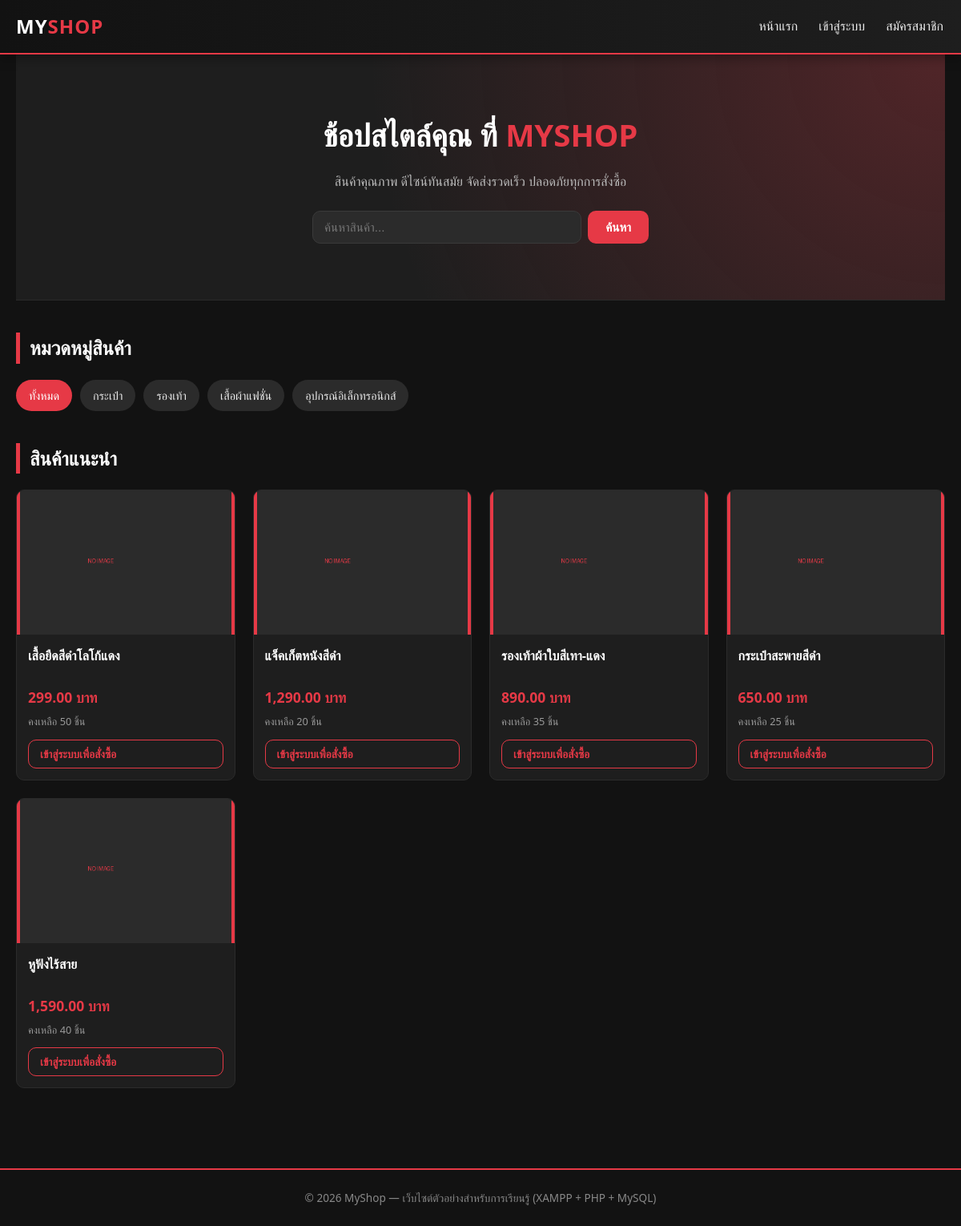
The page / on the database its author committed.
### tables this page shows
CREATE TABLE categories (
    id INT AUTO_INCREMENT PRIMARY KEY,
    name VARCHAR(100) NOT NULL,
    slug VARCHAR(100) NOT NULL UNIQUE
);

CREATE TABLE products (
    id INT AUTO_INCREMENT PRIMARY KEY,
    category_id INT DEFAULT NULL,
    name VARCHAR(150) NOT NULL,
    description TEXT,
    price DECIMAL(10,2) NOT NULL DEFAULT 0,
    stock INT NOT NULL DEFAULT 0,
    image VARCHAR(255) DEFAULT 'no-image.png',
    is_active TINYINT(1) NOT NULL DEFAULT 1,
    created_at TIMESTAMP DEFAULT CURRENT_TIMESTAMP,
    FOREIGN KEY (category_id) REFERENCES categories(id) ON DELETE SET NULL
);

### includes/functions.php (called while the page is built, shortened)
<?php
function clean($str) {
    return htmlspecialchars(trim($str ?? ''), ENT_QUOTES, 'UTF-8');
}
function is_logged_in() {
    return isset($_SESSION['user_id']);
}
function format_price($price) {
    return number_format((float)$price, 2) . ' บาท';
}

### index.php (the view, shortened to what this page needs)
<?php
require_once __DIR__ . '/includes/functions.php';
$pdo = getDB();
$cat = isset($_GET['cat']) ? (int)$_GET['cat'] : 0;
$search = trim($_GET['q'] ?? '');
$categories = $pdo->query('SELECT * FROM categories ORDER BY name')->fetchAll();
$sql = 'SELECT * FROM products WHERE is_active = 1';
$params = [];
$sql .= ' ORDER BY created_at DESC';
$stmt = $pdo->prepare($sql);
$stmt->execute($params);
$products = $stmt->fetchAll();
require __DIR__ . '/includes/header.php';
?>
<div class="hero">
    <h1>ช้อปสไตล์คุณ ที่ <span>MYSHOP</span></h1>
    <p>สินค้าคุณภาพ ดีไซน์ทันสมัย จัดส่งรวดเร็ว ปลอดภัยทุกการสั่งซื้อ</p>
    <form method="GET" style="max-width:420px;margin:0 auto;display:flex;gap:8px;">
        <input type="text" name="q" class="form-control" placeholder="ค้นหาสินค้า..." value="<?= clean($search) ?>">
        <button class="btn btn-primary">ค้นหา</button>
    </form>
</div>
<h2 class="section-title">หมวดหมู่สินค้า</h2>
<div class="chip-row">
    <a href="index.php" class="chip <?= $cat === 0 ? 'active' : '' ?>">ทั้งหมด</a>
    <?php foreach ($categories as $c): ?>
        <a href="index.php?cat=<?= (int)$c['id'] ?>" class="chip <?= $cat === (int)$c['id'] ? 'active' : '' ?>">
            <?= clean($c['name']) ?>
        </a>
    <?php endforeach; ?>
</div>
<h2 class="section-title">สินค้าแนะนำ</h2>
<div class="product-grid">
    <?php foreach ($products as $p): ?>
        <div class="product-card">
            <a href="product-detail.php?id=<?= (int)$p['id'] ?>">
                <img src="assets/img/<?= clean($p['image']) ?>" onerror="this.src='assets/img/no-image.png'" class="product-img" alt="<?= clean($p['name']) ?>">
            </a>
            <div class="product-info">
                <a href="product-detail.php?id=<?= (int)$p['id'] ?>"><h3><?= clean($p['name']) ?></h3></a>
                <div class="price"><?= format_price($p['price']) ?></div>
                <div class="stock-tag"><?= $p['stock'] > 0 ? 'คงเหลือ ' . (int)$p['stock'] . ' ชิ้น' : 'สินค้าหมด' ?></div>
                <?php if (is_logged_in()): ?>
                    <form class="add-to-cart-form" method="POST" action="cart-action.php">
                        <?= csrf_field() ?>
                        <input type="hidden" name="action" value="add">
                        <input type="hidden" name="product_id" value="<?= (int)$p['id'] ?>">
                        <button type="submit" class="btn btn-primary btn-sm btn-block" <?= $p['stock'] <= 0 ? 'disabled' : '' ?>>
                            <?= $p['stock'] <= 0 ? 'สินค้าหมด' : 'เพิ่มลงตะกร้า' ?>
                        </button>
                    </form>
                <?php else: ?>
                    <a href="login.php" class="btn btn-outline btn-sm btn-block">เข้าสู่ระบบเพื่อสั่งซื้อ</a>
                <?php endif; ?>
            </div>
        </div>
    <?php endforeach; ?>
</div>
<?php require __DIR__ . '/includes/footer.php'; ?>

### includes/header.php (shortened to what this page needs)
<!DOCTYPE html>
<html lang="th">
<head>
<link rel="stylesheet" href="<?= isset($asset_prefix) ? $asset_prefix : '' ?>assets/css/style.css">
</head>
<body>
<nav class="navbar">
    <div class="navbar-inner">
        <a href="<?= isset($asset_prefix) ? $asset_prefix : '' ?>index.php" class="brand">MY<span>SHOP</span></a>
        <ul class="nav-links">
            <li><a href="<?= isset($asset_prefix) ? $asset_prefix : '' ?>index.php">หน้าแรก</a></li>
            <?php if (is_logged_in()): ?>
                <li><a href="<?= isset($asset_prefix) ? $asset_prefix : '' ?>cart.php">ตะกร้า <span class="cart-badge"><?= cart_count() ?></span></a></li>
                <li><a href="<?= isset($asset_prefix) ? $asset_prefix : '' ?>profile.php">บัญชีของฉัน</a></li>
                <?php if (is_admin()): ?>
                    <li><a href="<?= isset($asset_prefix) ? $asset_prefix : '' ?>admin/index.php">แผงควบคุม</a></li>
                <?php endif; ?>
                <li><a href="<?= isset($asset_prefix) ? $asset_prefix : '' ?>logout.php">ออกจากระบบ (<?= clean($_SESSION['username'] ?? '') ?>)</a></li>
            <?php else: ?>
                <li><a href="<?= isset($asset_prefix) ? $asset_prefix : '' ?>login.php">เข้าสู่ระบบ</a></li>
                <li><a href="<?= isset($asset_prefix) ? $asset_prefix : '' ?>register.php">สมัครสมาชิก</a></li>
            <?php endif; ?>
        </ul>
    </div>
</nav>
<div class="container">

### includes/footer.php (shortened to what this page needs)
</div>
<footer>
    &copy; <?= date('Y') ?> MyShop — เว็บไซต์ตัวอย่างสำหรับการเรียนรู้ (XAMPP + PHP + MySQL)
</footer>
</body>
</html>

### assets/css/style.css (style rules this page uses)
:root { --color-red: #e63946; --color-red-dark: #b0212c; --color-black: #121212; --color-dark: #1e1e1e; --color-gray: #2b2b2b; --color-gray-light: #f2f2f2; --color-text: #eaeaea; --radius: 10px; --shadow: 0 4px 14px rgba(0,0,0,.35); --transition: all .25s ease; }
* { box-sizing: border-box; margin: 0; padding: 0; }
body { font-family: 'Segoe UI', 'Sarabun', Tahoma, sans-serif; background: var(--color-black); color: var(--color-text); line-height: 1.6; }
a { text-decoration: none; color: inherit; }
ul { list-style: none; }
img { max-width: 100%; display: block; }
.container { max-width: 1200px; margin: 0 auto; padding: 0 20px; }
.navbar { background: linear-gradient(90deg, var(--color-black), var(--color-dark)); border-bottom: 2px solid var(--color-red); position: sticky; top: 0; z-index: 100; box-shadow: var(--shadow); }
.navbar-inner { display: flex; align-items: center; justify-content: space-between; padding: 14px 20px; max-width: 1200px; margin: 0 auto; }
.brand { font-size: 1.5rem; font-weight: 800; color: #fff; letter-spacing: 1px; }
.brand span { color: var(--color-red); }
.nav-links { display: flex; gap: 22px; align-items: center; flex-wrap: wrap; }
.nav-links a { color: var(--color-text); font-weight: 500; transition: var(--transition); position: relative; padding: 6px 2px; }
.btn { display: inline-block; padding: 10px 22px; border-radius: var(--radius); border: none; cursor: pointer; font-weight: 600; font-size: .95rem; transition: var(--transition); }
.btn-primary { background: var(--color-red); color: #fff; }
.btn-outline { background: transparent; border: 1.5px solid var(--color-red); color: var(--color-red); }
.btn-block { width: 100%; }
.btn-sm { padding: 6px 14px; font-size: .85rem; }
.hero { background: radial-gradient(circle at top right, rgba(230,57,70,.25), transparent 60%), var(--color-dark); padding: 70px 20px; text-align: center; border-bottom: 1px solid var(--color-gray); }
.hero h1 { font-size: 2.4rem; color: #fff; margin-bottom: 14px; }
.hero h1 span { color: var(--color-red); }
.hero p { color: #bbb; max-width: 600px; margin: 0 auto 24px; }
.section-title { font-size: 1.5rem; color: #fff; margin: 40px 0 20px; border-left: 5px solid var(--color-red); padding-left: 12px; }
.product-grid { display: grid; grid-template-columns: repeat(auto-fill, minmax(220px, 1fr)); gap: 22px; padding-bottom: 40px; }
.product-card { background: var(--color-dark); border: 1px solid var(--color-gray); border-radius: var(--radius); overflow: hidden; transition: var(--transition); }
.product-img { width: 100%; height: 180px; object-fit: cover; background: var(--color-gray); }
.product-info { padding: 14px; }
.product-info h3 { font-size: 1rem; color: #fff; margin-bottom: 6px; height: 44px; overflow: hidden; }
.price { color: var(--color-red); font-weight: 700; font-size: 1.1rem; }
.stock-tag { font-size: .8rem; color: #999; margin: 6px 0 12px; }
.chip-row { display: flex; gap: 10px; flex-wrap: wrap; margin-bottom: 20px; }
.chip { padding: 8px 16px; border-radius: 30px; background: var(--color-gray); color: var(--color-text); font-size: .9rem; transition: var(--transition); }
.chip:hover, .chip.active { background: var(--color-red); color: #fff; }
.form-control { width: 100%; padding: 11px 14px; background: var(--color-gray); border: 1px solid #3a3a3a; border-radius: var(--radius); color: #fff; font-size: .95rem; transition: var(--transition); }
footer { background: var(--color-black); border-top: 2px solid var(--color-red); text-align: center; padding: 24px; color: #888; margin-top: 60px; font-size: .85rem; }

### rows shown on the page
categories: name "กระเป๋า"
categories: name "รองเท้า"
categories: name "เสื้อผ้าแฟชั่น"
categories: name "อุปกรณ์อิเล็กทรอนิกส์"
products: image (placeholder picture), name "เสื้อยืดสีดำโลโก้แดง", price "299.00 บาท", stock "50"
products: image (placeholder picture), name "แจ็คเก็ตหนังสีดำ", price "1,290.00 บาท", stock "20"
products: image (placeholder picture), name "รองเท้าผ้าใบสีเทา-แดง", price "890.00 บาท", stock "35"
products: image (placeholder picture), name "กระเป๋าสะพายสีดำ", price "650.00 บาท", stock "25"
products: image (placeholder picture), name "หูฟังไร้สาย", price "1,590.00 บาท", stock "40"
